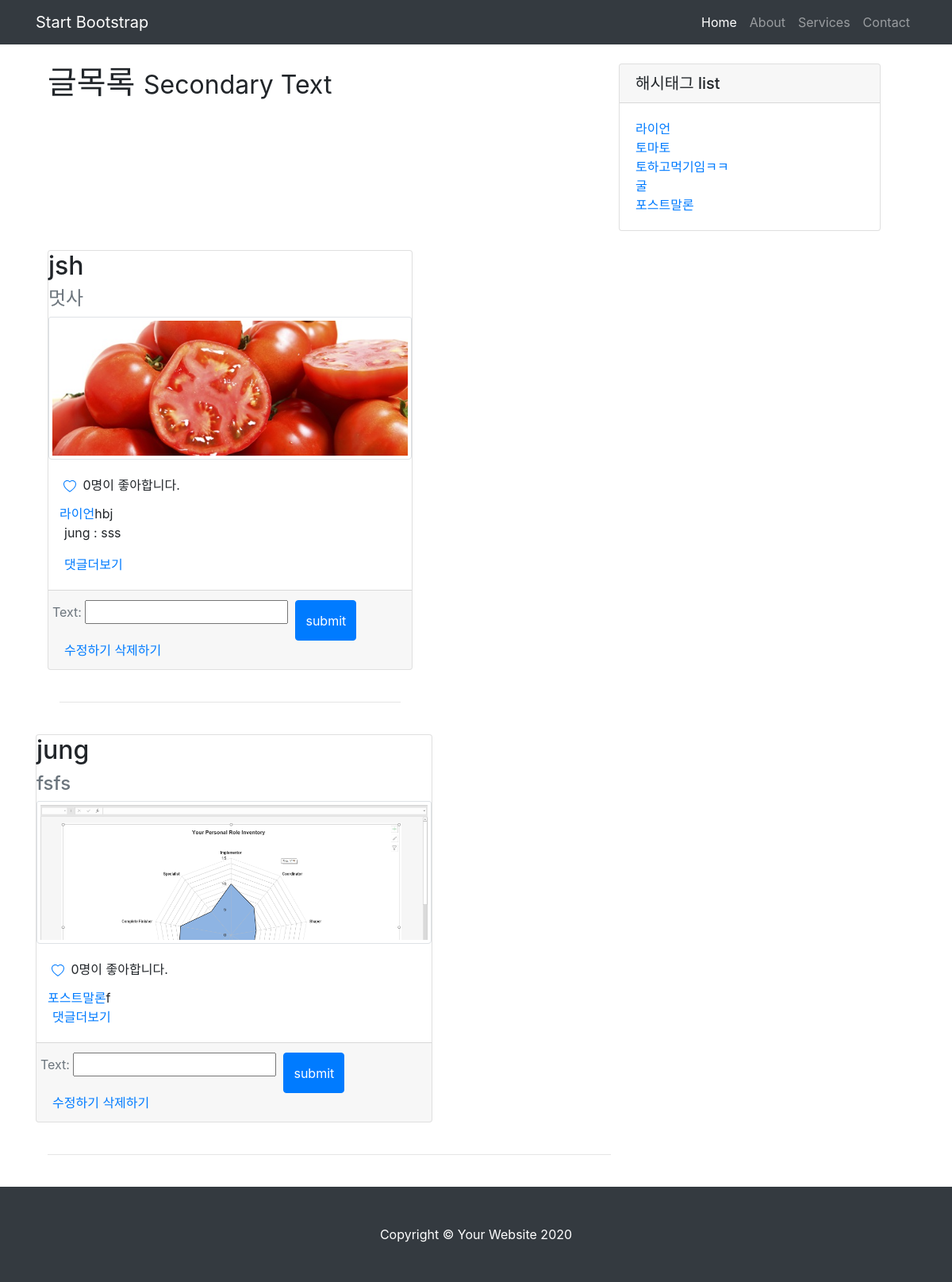
The page / on the database its author committed.
### appname/models.py (models this page shows, shortened)
class Hashtag(models.Model):
    name = models.CharField(max_length=50)

class Post(models.Model):
    location = models.CharField(max_length=200)
    content = models.TextField()
    image = models.ImageField(upload_to='images/', blank=True)
    writer = models.ForeignKey(settings.AUTH_USER_MODEL, on_delete=models.CASCADE, related_name="wirter", default="")
    hashtag_field = models.CharField(max_length=200, blank=True)
    hashtags = models.ManyToManyField('Hashtag', blank=True)
    likes = models.ManyToManyField(settings.AUTH_USER_MODEL, related_name="likes")

class CustomUser(AbstractUser):
    def __str__(self):
        return self.username
    nickname = models.CharField(max_length=20)
    phone_number = models.CharField(max_length=20)

class Comment(models.Model):
    c_writer = models.ForeignKey(settings.AUTH_USER_MODEL, on_delete=models.CASCADE, related_name="c_writer", default="")
    post_id = models.ForeignKey(Post, on_delete=models.CASCADE, related_name='comments')
    text = models.CharField(max_length=50)

### appname/views.py (the view)
# urls.py: path('', appname.views.main, name='main'),
def main(request):
    posts = Post.objects.all()
    hashtags = Hashtag.objects.all()
    signin_form = SigninForm()
    comment_form = CommentForm()
    return render(request, 'appname/main.html', {'posts': posts, 'signin_form': signin_form,
    'comment_form': comment_form, 'hashs':hashtags})

### appname/forms.py
class SigninForm(forms.ModelForm):
    class Meta:
        model = CustomUser
        fields = ['username', 'password']

class CommentForm(forms.ModelForm):
    class Meta:
        model = Comment
        fields = ['text']

### appname/templates/appname/main.html (shortened to what this page needs)
{% extends 'appname/base.html' %}
{% block a %}
<div class="col-md-4 float-right">
  <div class="card my-4">
    <h5 class="card-header">해시태그 list</h5>
    <div class="card-body">
      <div class="row">
        <div class="col-lg-6">
          <ul class="list-unstyled mb-0">
            {% for hash in hashs %}
            <li>
              <a href="/hashtag/{{ hash.name }}">{{ hash.name }}</a>
            </li>
            {% endfor %}
          </ul>
        </div>
      </div>
    </div>
  </div>
</div>
<div class="col-md-8">
{% for post in posts %}
<section>
      <div class="order-lg-1 col-md-8">
          <div class="row align-items-center">
          <div class="card mb-4 " style="width: 500px;">
            <h2 class="display-6">{{ post.writer }}</h2>
            <h4 class="display-6 text-muted">{{post.location}}</h4>
            {% if post.image %}
            <img class="card-img-top img-thumbnail align-items-center" src="{{ post.image.url }}" alt="Card image cap" style="width:50vmin;height:15vmin;object-fit:cover;">
            {% endif %}
            <div class="card-body">
              <div class="row">
              <a class="card-title" href="{% url 'like' pk=post.pk %}">
              </a>
              <p class="card-title">&nbsp; {{post.likes.count }}명이 좋아합니다.</p>
            </div>
            <div class="row">
            {% for hashtag in post.hashtags.all %}
            &nbsp;<a href="/hashtag/{{ hashtag.name }}">{{ hashtag.name }}</a>
            {% endfor %}
              <p class="card-text">{{post.content}}</p>
            </div>
            {% for comment in post.comments.all %}
              <p>{{ comment.c_writer }} : {{comment.text }}</p>
            {% endfor %}
            <a href="#" >댓글더보기</a>
            </div>
            <div class="card-footer text-muted">
              <form method="POST" action='/comment/{{ post.id }}'>
                <div class="row">
                {{ comment_form.as_p }}
                <input type="submit" value="submit" class="btn btn-primary">
                </div>
              </form>
              <a href="{% url 'update' pk=post.pk %}"> 수정하기</a>
              <a href="{% url 'delete' pk=post.pk %}"> 삭제하기</a>
            </div>
          </div>
        </div>
          <hr>
          <br>
        </div>
      </div>
</div>
{% endfor %}
{% endblock %}

### appname/templates/appname/base.html (shortened to what this page needs)
<!DOCTYPE html>
{% load static %}
<html lang="en">
<head>
  <link href="{% static 'appname/vendor/bootstrap/css/bootstrap.min.css' %}" rel="stylesheet">
  <link href="{% static 'appname/css/blog-home.css' %}" rel="stylesheet">
</head>
<body>
  <nav class="navbar navbar-expand-lg navbar-dark bg-dark fixed-top">
    <div class="container">
      <a class="navbar-brand" href="#">Start Bootstrap</a>
      <div class="collapse navbar-collapse" id="navbarResponsive">
        <ul class="navbar-nav ml-auto">
          <li class="nav-item active">
            <a class="nav-link" href="#">Home
            </a>
          </li>
          <li class="nav-item">
            <a class="nav-link" href="#">About</a>
          </li>
          <li class="nav-item">
            <a class="nav-link" href="#">Services</a>
          </li>
          <li class="nav-item">
            <a class="nav-link" href="#">Contact</a>
          </li>
        </ul>
      </div>
    </div>
  </nav>
  <div class="container">
    <div class="row col-md-12" style="width: 100%;">
        <h1 class="my-4 col-md-8">글목록
          <small>Secondary Text</small>
        </h1>
        {% block a %}
        {% endblock %}
  <footer class="py-5 bg-dark">
    <div class="container">
      <p class="m-0 text-center text-white">Copyright &copy; Your Website 2020</p>
    </div>
  </footer>
</body>
</html>

### appname/static/appname/css/blog-home.css (style rules this page uses)
body { padding-top: 56px; }

### rows shown on the page
Hashtag: name "라이언"
Hashtag: name "토마토"
Hashtag: name "토하고먹기임ㅋㅋ"
Hashtag: name "굴"
Hashtag: name "포스트말론"
Post: writer "jsh", location "멋사", image (picture), likes.count "0", content "hbj"
Comment: c_writer "jung", text "sss"
Post: writer "jung", location "fsfs", image (picture), likes.count "0", content "f"
